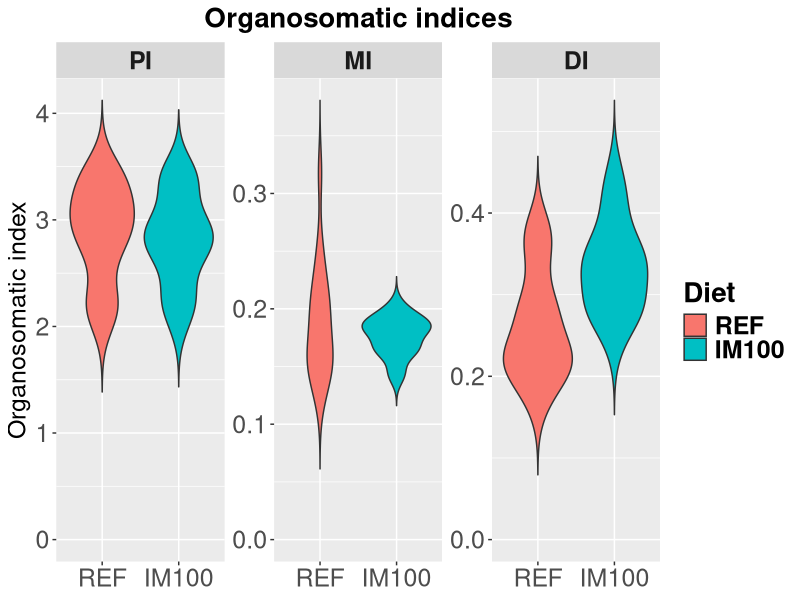
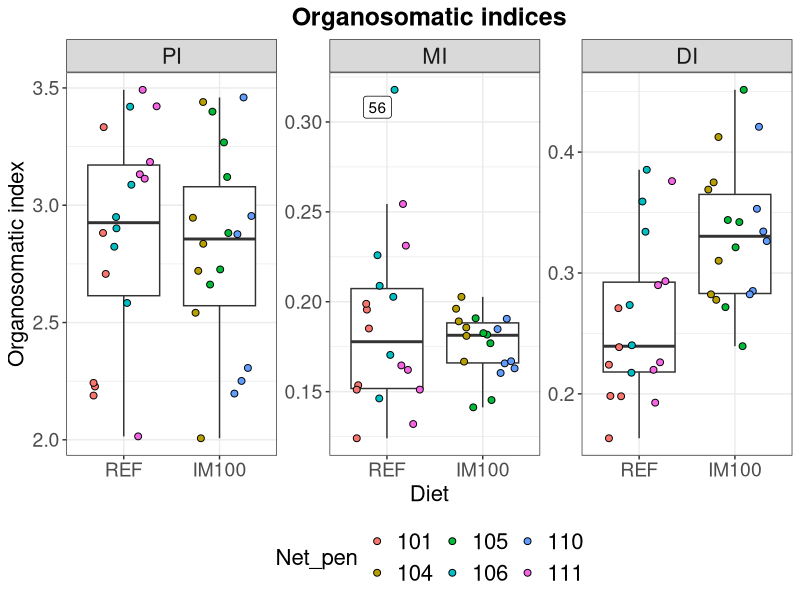
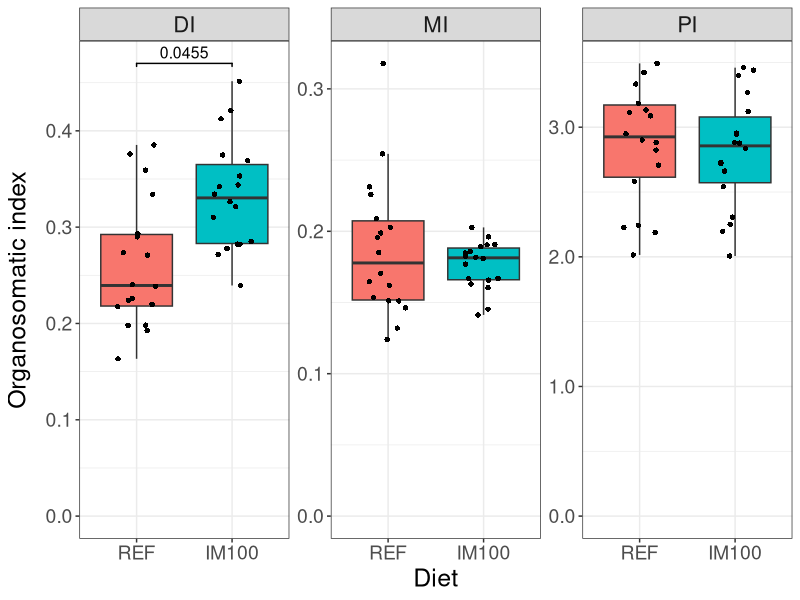
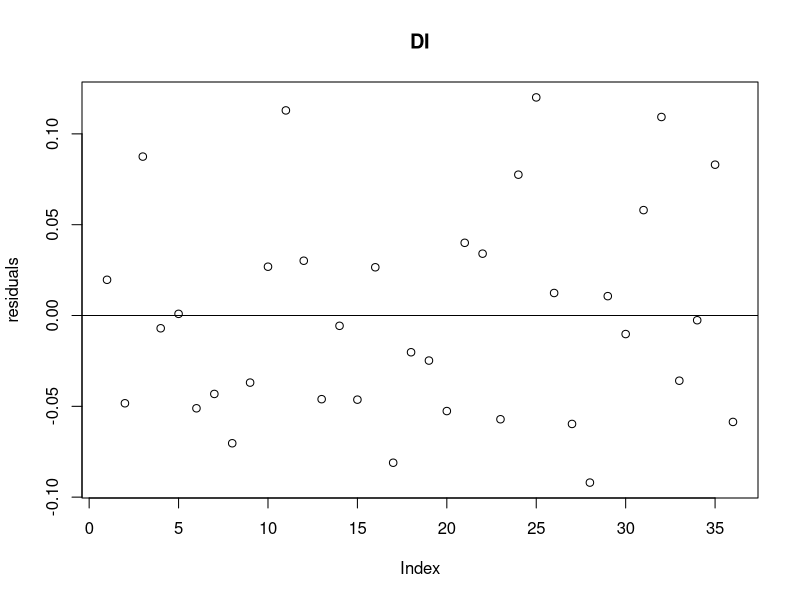
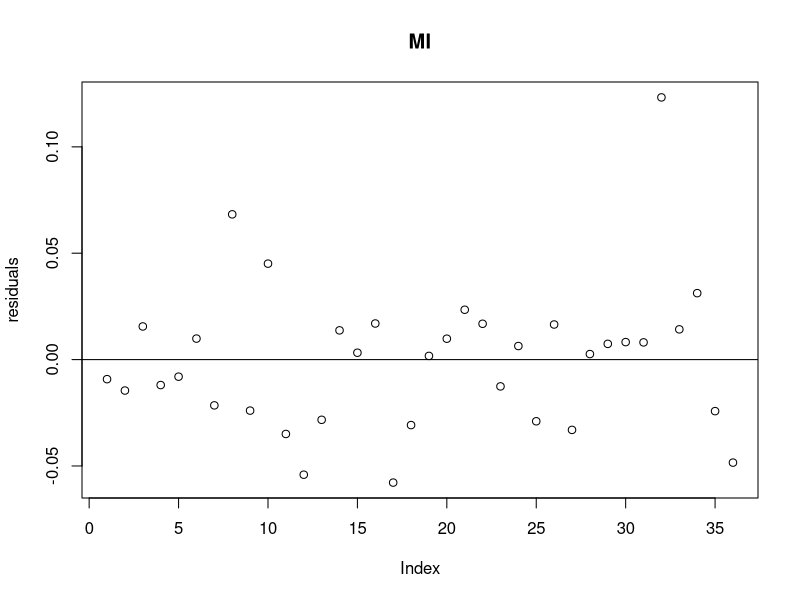
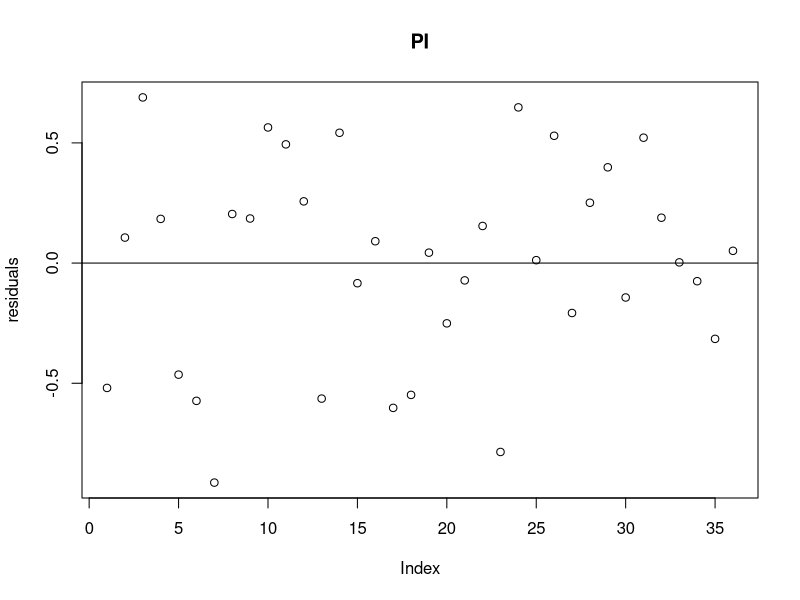
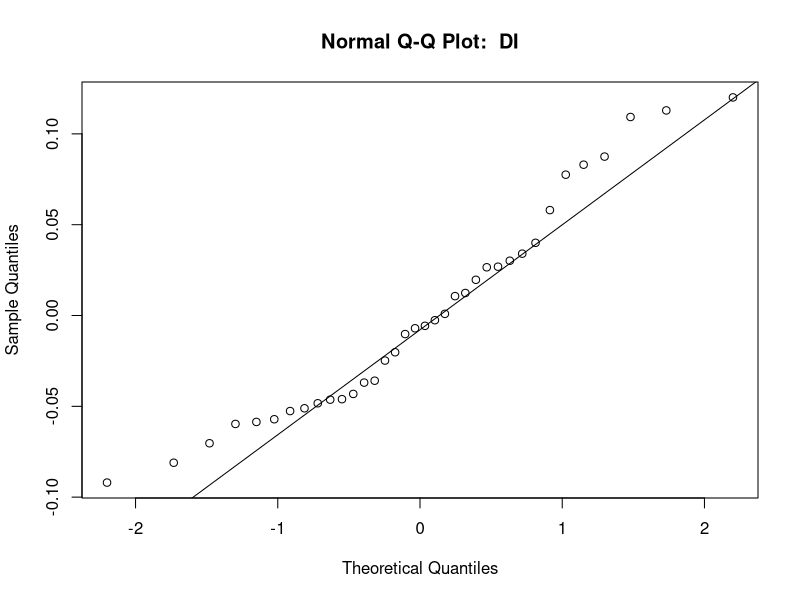
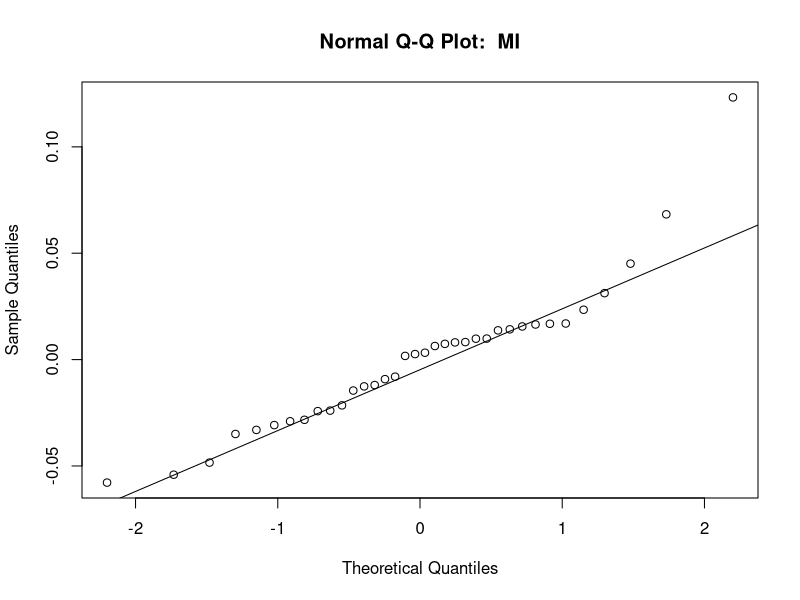

Here is the R script that generated these plots, in order:
library(tidyverse) # tidy, manipulate and plot data
library(ggrepel) # labelling

df <- read.csv("./data/AqFl2_organ_somatic_index.csv", header = T, na.strings = c(""))
head(df, n = 20L)
str(df)

# convert numeric variable to string
df <- within(df, {
    Sample_ID <- as.character(Sample_ID)
    Net_pen <- as.character(Net_pen)
})

# Calculate organosomatic index
df <- df %>%
  mutate(Organ_somatic_index = 100*Organ_weight/Body_weight)
  
# Reorder varialbes in the desired order 
df$Diet <- factor(df$Diet, levels = c("REF", "IM33", "IM66", "IM100"))
df$Gut_segment <- factor(df$Gut_segment, levels = c("PI", "MI", "DI"))
                
# Exploratory analysis ################################################################################################ 
# Violin plot to check data distribution
df %>% 
  filter(Diet %in% c('REF', 'IM100')) %>% 
  ggplot(aes(x = Diet, y = Organ_somatic_index)) + 
    geom_violin(aes(fill = Diet), trim = FALSE) +
    facet_wrap(~Gut_segment, nrow = 1, scales = "free_y") +
    stat_summary(fun.data = "mean_sdl", fun.args = list(mult = 1), geom = "pointrange") + # add mean and SD 
    expand_limits(y = 0) + 
    labs(title = "Organosomatic indices", y = "Organosomatic index") +
    theme(axis.text.x=element_text(size = 18), 
          axis.text.y=element_text(size = 18),
          axis.title.x = element_blank(),
          axis.title.y = element_text(size = 18),
          strip.text = element_text(face="bold", size=18),
          legend.text=element_text(face="bold",size=18),
          legend.title=element_text(face="bold",size=20),
          plot.title = element_text(size = 20, face = "bold",hjust = 0.5)
          ) 

# Box plot to check outliers
# Define a function for identifying outliers
is_outlier <- function(x) {
  x < quantile(x, 0.25) - 1.5 * IQR(x) | x > quantile(x, 0.75) + 1.5 * IQR(x)
}

# Make box plot with dots
df %>% 
  filter(Diet %in% c('REF', 'IM100')) %>%
  group_by(Gut_segment, Diet) %>%
  mutate(outlier = is_outlier(Organ_somatic_index)) %>% # mark outliers within each diet group
  ggplot(aes(x = Diet, y = Organ_somatic_index,label = ifelse(outlier, Sample_ID, NA))) +
    geom_boxplot(outlier.shape = NA) +
    geom_point(aes(fill = Net_pen), size = 2, shape = 21, position = position_jitterdodge(0.2)) +
    facet_wrap(~ Gut_segment, nrow = 1, scales="free_y") +
    geom_label_repel() +
    labs(title = "Organosomatic indices", y = "Organosomatic index") +
    theme_bw() +
    theme(axis.title.x = element_text(size = 16),
          axis.text.x = element_text(size = 14),
          axis.title.y = element_text(size = 16),
          axis.text.y = element_text(size = 14),
          plot.title = element_text(size = 18, face = "bold",hjust = 0.5),
          strip.text = element_text(size = 16),
          legend.title = element_text(size = 16),
          legend.text = element_text(size = 16),
          legend.direction="horizontal", 
          legend.position="bottom") 

# raincloud plot


# Statistics ##########################################################################################################
library(nlme) # running linear mixed model

# Convert Diet and Target back to character
df$Diet <- as.character(df$Diet)
df$Gut_segment <- as.character(df$Gut_segment)

# Split the data frames by "Gut_segment"
df_spl <- df %>% 
  filter(Diet %in% c('REF', 'IM100')) %>% 
  split(f = .$Gut_segment)

# lapply() linear mixed model to each data frame in the list 
lme <- lapply(df_spl, function(x) lme(Organ_somatic_index ~ Diet, random = ~1|Net_pen, data = x))

# Get model summary and extract p values of the Diet effect.
summary <- lapply(lme, function(x) summary(x))
anova <- lapply(lme, function(x) anova(x))

p_values <- data.frame(row.names = NULL,
                       "Gut_segment" = names(lme),
                       "p_values" = unlist(lapply(anova, function(x) x[[4]][[2]]))
                       ) %>% 
  arrange(desc(Gut_segment)) 
  
  
# Model diagnostics ---------------------------------------------------------------------------------------------------
# Extract residuals
res <- lapply(lme, function(x) resid(x))

# 1.Linearity and homoskedasticity of residuals
pdf(file = "./results/statistics/resid_plot_organosomatic_indices.pdf") # turn on pdf graphics device

lapply(
  seq_along(res), # add index to the elements in the list
  function(x) 
  {
    plot(res[[x]], main = names(res)[x], ylab = "residuals")
    abline(0,0)
  }
)

dev.off() # turn off the device

# 2.Absence of collinearity. When more than one fixed effects are included, the collinearity shoulb be checked.
# Not applicable to the present dataset, which has only one fixed effect

# 3.Normality of residuals

pdf(file = "./results/statistics/qqplot_organosomatic_indices.pdf")

lapply(
  seq_along(res), 
  function(x) 
  {
    qqnorm(res[[x]], main = paste("Normal Q-Q Plot: ", names(res)[x]))
    qqline(res[[x]])
  }
)

dev.off()

# 4.Absence of influential data points

# Make Figure 1 #######################################################################################################
# Reorder varialbes in the desired order 
df$Diet <- factor(df$Diet, levels = c("REF", "IM33", "IM66", "IM100"))
df$Gut_segment <- factor(df$Gut_segment, levels = c("PI", "MI", "DI"))

# Make a function for setting the number of decimals of y axis
fmt_dcimals <- function(decimals=0){
  function(x) format(x,nsmall = decimals,scientific = FALSE)
}

# Initial plot
fig1 <- df %>% 
  filter(Diet %in% c('REF', 'IM100')) %>%
  ggplot(aes(x = Diet, y = Organ_somatic_index)) +
    geom_boxplot(aes(fill = Diet), outlier.shape = NA, show.legend = FALSE) +
    geom_jitter(shape = 16, position = position_jitter(0.2)) +
    facet_wrap(~ Gut_segment, nrow = 1, scales="free_y") +
    scale_y_continuous(limits = c(0, NA), labels = fmt_dcimals(1)) +
    labs(y = "Organosomatic index") +
    theme_bw() +
    theme(axis.title.x = element_text(size = 18),
          axis.text.x = element_text(size = 14),
          axis.title.y = element_text(size = 18, margin = margin(t = 0, r = 10, b = 0, l = 0)),
          axis.text.y = element_text(size = 14),
          strip.text = element_text(size = 16)
          ) 

# Add significant p values to the plot
# First, make a datafraome for the annotation
anno <- p_values %>%
  arrange(Gut_segment) %>%
  filter(p_values <= 0.05) %>%
  mutate(start = rep("REF", nrow(.))) %>%
  mutate(end = rep("IM100", nrow(.))) %>%
  mutate(y = c(0.47)) 
  
# Add the p values. The warning about the missing aesthetics can be ignored.
library(ggsignif) # adding significant levels to plot

fig1 + geom_signif(data = anno, 
                   aes(xmin = start, 
                       xmax = end, 
                       annotations = formatC(as.numeric(p_values), digits = 3), 
                       y_position = y),
                   textsize = 4, 
                   tip_length = 0.01,
                   manual = TRUE)
# Save the figure
ggsave("Figure 1. Organosomatic indices.tiff", 
       units = "in", 
       dpi = 300, 
       compression = "lzw", 
       path = "./results/figures")